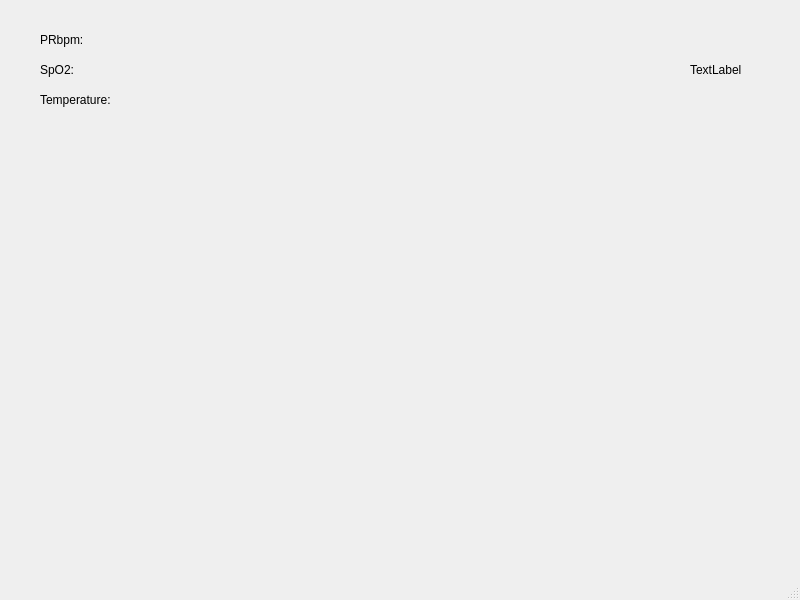
<?xml version="1.0" encoding="UTF-8"?>
<ui version="4.0">
 <class>MainWindow</class>
 <widget class="QMainWindow" name="MainWindow">
  <property name="geometry">
   <rect>
    <x>0</x>
    <y>0</y>
    <width>800</width>
    <height>600</height>
   </rect>
  </property>
  <property name="windowTitle">
   <string>MainWindow</string>
  </property>
  <property name="autoFillBackground">
   <bool>true</bool>
  </property>
  <property name="toolButtonStyle">
   <enum>Qt::ToolButtonStyle::ToolButtonIconOnly</enum>
  </property>
  <widget class="QWidget" name="centralwidget">
   <widget class="QLabel" name="label_bmp">
    <property name="geometry">
     <rect>
      <x>40</x>
      <y>30</y>
      <width>141</width>
      <height>20</height>
     </rect>
    </property>
    <property name="text">
     <string>PRbpm:</string>
    </property>
   </widget>
   <widget class="QLabel" name="label_spo2">
    <property name="geometry">
     <rect>
      <x>40</x>
      <y>60</y>
      <width>141</width>
      <height>20</height>
     </rect>
    </property>
    <property name="text">
     <string>SpO2:</string>
    </property>
   </widget>
   <widget class="QLabel" name="label_temperature">
    <property name="geometry">
     <rect>
      <x>40</x>
      <y>90</y>
      <width>141</width>
      <height>20</height>
     </rect>
    </property>
    <property name="text">
     <string>Temperature: </string>
    </property>
   </widget>
   <widget class="QWidget" name="widget" native="true">
    <property name="geometry">
     <rect>
      <x>40</x>
      <y>110</y>
      <width>711</width>
      <height>421</height>
     </rect>
    </property>
   </widget>
   <widget class="QLabel" name="label_heart">
    <property name="geometry">
     <rect>
      <x>690</x>
      <y>60</y>
      <width>62</width>
      <height>20</height>
     </rect>
    </property>
    <property name="text">
     <string>TextLabel</string>
    </property>
   </widget>
  </widget>
  <widget class="QMenuBar" name="menubar">
   <property name="geometry">
    <rect>
     <x>0</x>
     <y>0</y>
     <width>800</width>
     <height>17</height>
    </rect>
   </property>
  </widget>
  <widget class="QStatusBar" name="statusbar"/>
 </widget>
 <resources/>
 <connections/>
</ui>
